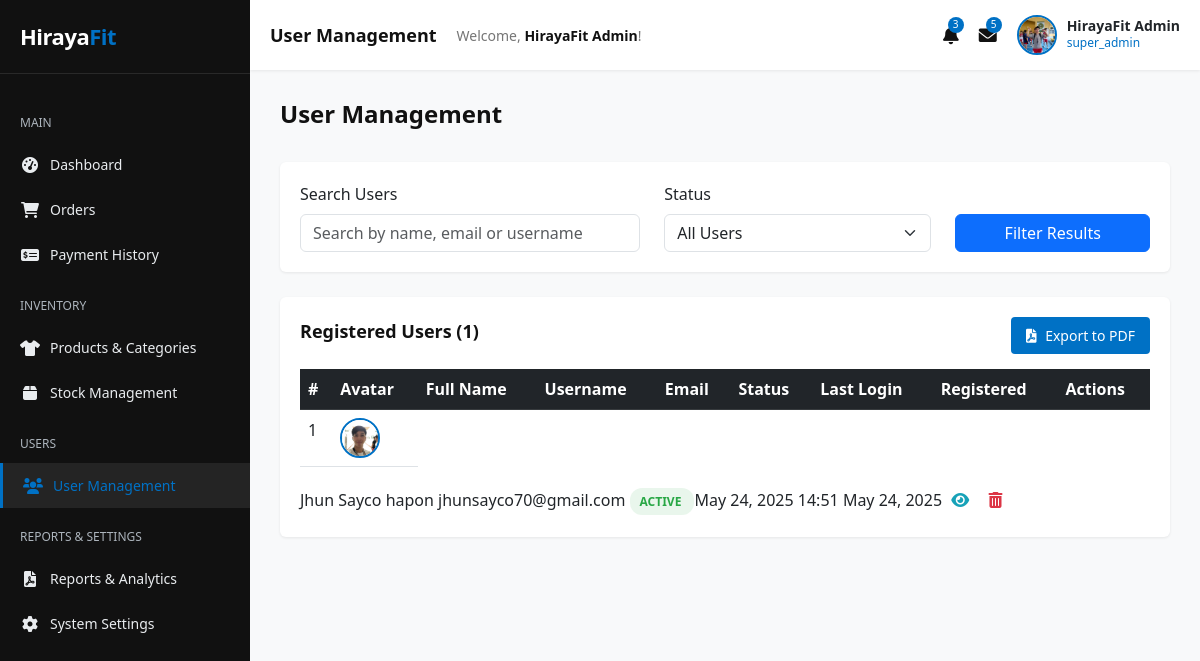
The page /us.php (signed in) on the database its author committed.
### tables this page shows
CREATE TABLE `users` (
  `id` int(11) NOT NULL,
  `fullname` varchar(100) NOT NULL,
  `email` varchar(100) NOT NULL,
  `username` varchar(50) NOT NULL,
  `password` varchar(255) NOT NULL,
  `address` text DEFAULT NULL,
  `phone` varchar(20) DEFAULT NULL,
  `profile_image` varchar(255) DEFAULT NULL,
  `is_active` tinyint(1) DEFAULT 0,
  `remember_token` varchar(64) DEFAULT NULL,
  `last_login` timestamp NULL DEFAULT NULL,
  `otp_code` varchar(6) DEFAULT NULL,
  `otp_purpose` enum('PASSWORD_RESET','EMAIL_VERIFICATION','LOGIN') DEFAULT NULL,
  `otp_created_at` timestamp NULL DEFAULT NULL,
  `otp_expires_at` timestamp NULL DEFAULT NULL,
  `otp_is_used` tinyint(1) DEFAULT 0,
  `created_at` timestamp NOT NULL DEFAULT current_timestamp(),
  `updated_at` timestamp NOT NULL DEFAULT current_timestamp() ON UPDATE current_timestamp()
);

### us.php (the view, shortened to what this page needs)
<?php
include 'db_connect.php';
$admin_id = $_SESSION['admin_id'];
$stmt = $conn->prepare("SELECT admin_id, username, fullname, email, profile_image, role FROM admins WHERE admin_id = ? AND is_active = TRUE");
$stmt->bind_param("i", $admin_id);
$stmt->execute();
$result = $stmt->get_result();
$admin = $result->fetch_assoc();
function getProfileImageUrl($profileImage) {
    if (!empty($profileImage) && file_exists("uploads/profiles/" . $profileImage)) {
        return "uploads/profiles/" . $profileImage;
    } else {
        return "assets/images/default-avatar.png";
    }
}
$profileImageUrl = getProfileImageUrl($admin['profile_image']);
$search = isset($_GET['search']) ? $_GET['search'] : '';
$status_filter = isset($_GET['status']) ? $_GET['status'] : 'all';
$limit = 10;
$page = isset($_GET['page']) ? (int)$_GET['page'] : 1;
$offset = ($page - 1) * $limit;
$count_sql = "SELECT COUNT(*) as total FROM users WHERE 1=1";
$count_stmt = $conn->prepare($count_sql);
$count_stmt->execute();
$count_result = $count_stmt->get_result();
$count_row = $count_result->fetch_assoc();
$total_records = $count_row['total'];
$sql = "SELECT id, fullname, email, username, is_active, last_login, created_at, profile_image FROM users WHERE 1=1";
$sql .= " ORDER BY created_at DESC LIMIT ? OFFSET ?";
$stmt = $conn->prepare($sql);
if (!empty($search) && $status_filter !== 'all') {
    $search_term = "%$search%";
    $is_active = ($status_filter === 'active') ? 1 : 0;
    $stmt->bind_param("sssidd", $search_term, $search_term, $search_term, $is_active, $limit, $offset);
} elseif (!empty($search)) {
    $search_term = "%$search%";
    $stmt->bind_param("sssdd", $search_term, $search_term, $search_term, $limit, $offset);
} elseif ($status_filter !== 'all') {
    $is_active = ($status_filter === 'active') ? 1 : 0;
    $stmt->bind_param("idd", $is_active, $limit, $offset);
} else {
    $stmt->bind_param("dd", $limit, $offset);
}
$stmt->execute();
$result = $stmt->get_result();
$users = [];
while ($row = $result->fetch_assoc()) {
    $users[] = $row;
}
?>
<!DOCTYPE html>
<html lang="en">
<head>
    <link href="https://cdnjs.cloudflare.com/ajax/libs/font-awesome/6.0.0-beta3/css/all.min.css" rel="stylesheet">
    <link href="https://cdnjs.cloudflare.com/ajax/libs/bootstrap/5.3.0/css/bootstrap.min.css" rel="stylesheet">
</head>
<body>
    <aside class="sidebar">
        <div class="sidebar-header">
            <a href="dashboard.php" class="sidebar-logo">Hiraya<span>Fit</span></a>
        </div>
        <div class="sidebar-menu">
            <div class="menu-title">MAIN</div>
            <a href="dashboard.php"><i class="fas fa-tachometer-alt"></i> Dashboard</a>
            <a href="orders.php"><i class="fas fa-shopping-cart"></i> Orders</a>
            <a href="payment-history.php"><i class="fas fa-money-check-alt"></i> Payment History</a>
            <div class="menu-title">INVENTORY</div>
            <a href="products.php"><i class="fas fa-tshirt"></i> Products & Categories</a>
            <a href="stock.php"><i class="fas fa-box"></i> Stock Management</a>
            <div class="menu-title">USERS</div>
            <a href="users.php" class="active"><i class="fas fa-users"></i> User Management</a>
            <div class="menu-title">REPORTS & SETTINGS</div>
            <a href="reports.php"><i class="fas fa-file-pdf"></i> Reports & Analytics</a>
            <a href="settings.php"><i class="fas fa-cog"></i> System Settings</a>
        </div>
    </aside>
    <div class="main-content">
        <nav class="top-navbar">
            <div class="nav-left">
                <span class="navbar-title">User Management</span>
                <div class="welcome-text">Welcome, <strong><?php echo htmlspecialchars($admin['fullname']); ?></strong>!</div>
            </div>
            <div class="navbar-actions">
                <a href="notifications.php" class="nav-link">
                    <i class="fas fa-bell"></i>
                    <span class="notification-count">3</span>
                </a>
                <a href="messages.php" class="nav-link">
                    <i class="fas fa-envelope"></i>
                    <span class="notification-count">5</span>
                </a>
                <div class="admin-dropdown" id="adminDropdown">
                    <div class="admin-profile">
                        <div class="admin-avatar-container">
                            <img src="<?php echo htmlspecialchars($profileImageUrl); ?>" alt="Admin" class="admin-avatar">
                        </div>
                        <div class="admin-info">
                            <span class="admin-name"><?php echo htmlspecialchars($admin['fullname']); ?></span>
                            <span class="admin-role"><?php echo htmlspecialchars($admin['role']); ?></span>
                        </div>
                    </div>
                </div>
            </div>
        </nav>
        <div class="dashboard-container">
            <div class="page-header">
                <h1 class="page-title">User Management</h1>
            </div>
            <div class="filter-box">
                <form method="GET" action="users.php" class="row align-items-end">
                    <div class="col-md-5 mb-3 mb-md-0">
                        <label for="search" class="form-label">Search Users</label>
                        <input type="text" class="form-control" id="search" name="search" placeholder="Search by name, email or username" value="<?php echo htmlspecialchars($search); ?>">
                    </div>
                    <div class="col-md-4 mb-3 mb-md-0">
                        <label for="status" class="form-label">Status</label>
                        <select class="form-select" id="status" name="status">
                            <option value="all" <?php echo $status_filter === 'all' ? 'selected' : ''; ?>>All Users</option>
                        </select>
                    </div>
                    <div class="col-md-3">
                        <button type="submit" class="btn btn-primary w-100">Filter Results</button>
                    </div>
                </form>
            </div>
            <div class="table-container">
                <div class="table-actions">
                    <h2 class="table-title">Registered Users (<?php echo $total_records; ?>)</h2>
                    <button id="exportPdfBtn" class="export-btn"><i class="fas fa-file-pdf"></i> Export to PDF</button>
                </div>
                <div class="table-responsive">
                    <table class="table table-hover" id="usersTable">
                        <thead class="table-dark">
                            <tr>
                                <th scope="col">#</th>
                                <th scope="col">Avatar</th>
                                <th scope="col">Full Name</th>
                                <th scope="col">Username</th>
                                <th scope="col">Email</th>
                                <th scope="col">Status</th>
                                <th scope="col">Last Login</th>
                                <th scope="col">Registered</th>
                                <th scope="col">Actions</th>
                            </tr>
                        </thead>
                        <tbody>
                            <?php
                            if (count($users) > 0) :
                                $counter = ($page - 1) * $limit + 1;
                                foreach ($users as $user) :
                                    $userImageUrl = getProfileImageUrl($user['profile_image']);
                            ?>
                                <tr>
                                    <td><?php echo $counter++; ?></td>
                                    <td>
                                        <img src="<?php echo htmlspecialchars($userImageUrl); ?>" alt="User" class="user-avatar">
                                    </td>
                                </tr>
                            <?php
                                endforeach;
                            else:
                            ?>
                                <tr>
                                    <td colspan="9" class="text-center py-4">No users found</td>
                                </tr>
                            <?php endif; ?>
            </div>
        </div>
    </div>
</body>
</html>
                                    <td><?php echo htmlspecialchars($user['fullname']); ?></td>
                                    <td><?php echo htmlspecialchars($user['username']); ?></td>
                                    <td><?php echo htmlspecialchars($user['email']); ?></td>
                                    <td>
                                        <span class="status-badge <?php echo $user['is_active'] ? 'status-active' : 'status-inactive'; ?>">
                                            <?php echo $user['is_active'] ? 'Active' : 'Inactive'; ?>
                                        </span>
                                    </td>
                                    <td><?php echo $user['last_login'] ? date('M d, Y H:i', strtotime($user['last_login'])) : 'Never'; ?></td>
                                    <td><?php echo date('M d, Y', strtotime($user['created_at'])); ?></td>
                                    <td>
                                        <button type="button" class="action-btn view-btn" data-bs-toggle="modal" data-bs-target="#viewUserModal"
                                            data-user-id="<?php echo $user['id']; ?>"
                                            data-fullname="<?php echo htmlspecialchars($user['fullname']); ?>"
                                            data-username="<?php echo htmlspecialchars($user['username']); ?>"
                                            data-email="<?php echo htmlspecialchars($user['email']); ?>"
                                            data-status="<?php echo $user['is_active'] ? 'Active' : 'Inactive'; ?>"
                                            data-last-login="<?php echo $user['last_login'] ? date('M d, Y H:i', strtotime($user['last_login'])) : 'Never'; ?>"
                                            data-created="<?php echo date('M d, Y', strtotime($user['created_at'])); ?>"
                                            data-image="<?php echo $userImageUrl; ?>">
                                            <i class="fas fa-eye"></i>
                                        </button>
                                        <button type="button" class="action-btn delete-btn" data-bs-toggle="modal" data-bs-target="#deleteUserModal"
                                            data-user-id="<?php echo $user['id']; ?>"
                                            data-fullname="<?php echo htmlspecialchars($user['fullname']); ?>">
                                            <i class="fas fa-trash-alt"></i>
                                        </button>
                                    </td>

### us.php (style rules this page uses)
:root { --primary: #111111; --secondary: #0071c5; --accent: #e5e5e5; --light: #ffffff; --dark: #111111; --grey: #767676; --sidebar-width: 250px; --danger: #dc3545; --success: #28a745; --warning: #ffc107; --info: #17a2b8; }
* { margin: 0; padding: 0; box-sizing: border-box; font-family: 'Segoe UI', Tahoma, Geneva, Verdana, sans-serif; }
body { background-color: #f8f9fa; display: flex; min-height: 100vh; }
.sidebar { width: var(--sidebar-width); background-color: var(--primary); color: white; position: fixed; height: 100vh; overflow-y: auto; transition: all 0.3s ease; z-index: 1000; }
.sidebar-header { padding: 20px; display: flex; align-items: center; justify-content: space-between; border-bottom: 1px solid rgba(255, 255, 255, 0.1); }
.sidebar-logo { font-size: 22px; font-weight: 700; color: var(--light); text-decoration: none; letter-spacing: -0.5px; }
.sidebar-logo span { color: var(--secondary); }
.sidebar-menu { padding: 20px 0; }
.menu-title { font-size: 12px; text-transform: uppercase; color: #adb5bd; padding: 10px 20px; margin-top: 10px; }
.sidebar-menu a { display: flex; align-items: center; color: #e9ecef; text-decoration: none; padding: 12px 20px; transition: all 0.3s ease; font-size: 14px; }
.sidebar-menu a.active { background-color: rgba(255, 255, 255, 0.08); border-left: 3px solid var(--secondary); color: var(--secondary); }
.sidebar-menu a i { margin-right: 10px; font-size: 16px; width: 20px; text-align: center; }
.main-content { flex: 1; margin-left: var(--sidebar-width); transition: all 0.3s ease; }
.top-navbar { background-color: white; box-shadow: 0 1px 3px rgba(0,0,0,0.08); padding: 15px 20px; display: flex; justify-content: space-between; align-items: center; position: sticky; top: 0; z-index: 100; }
.nav-left { display: flex; align-items: center; }
.navbar-title { font-weight: 600; color: var(--dark); font-size: 18px; margin-right: 20px; }
.welcome-text { font-size: 14px; color: var(--grey); }
.welcome-text strong { color: var(--dark); font-weight: 600; }
.navbar-actions { display: flex; align-items: center; }
.navbar-actions .nav-link { color: var(--dark); font-size: 18px; margin-right: 20px; position: relative; }
.notification-count { position: absolute; top: -5px; right: -5px; background-color: var(--secondary); color: white; border-radius: 50%; width: 16px; height: 16px; font-size: 10px; display: flex; justify-content: center; align-items: center; }
.admin-profile { display: flex; align-items: center; position: relative; cursor: pointer; }
.admin-avatar-container { position: relative; border-radius: 50%; width: 40px; height: 40px; overflow: hidden; border: 2px solid var(--secondary); margin-right: 10px; }
.admin-avatar { width: 100%; height: 100%; object-fit: cover; }
.admin-info { display: flex; flex-direction: column; }
.admin-name { font-weight: 600; font-size: 14px; display: block; line-height: 1.2; }
.admin-role { font-size: 12px; color: var(--secondary); display: block; }
.admin-dropdown { position: relative; }
.dashboard-container { padding: 30px; }
.page-header { display: flex; justify-content: space-between; align-items: center; margin-bottom: 25px; }
.page-title { font-size: 24px; font-weight: 600; color: var(--dark); }
.filter-box { background-color: white; border-radius: 6px; box-shadow: 0 1px 3px rgba(0,0,0,0.08); padding: 20px; margin-bottom: 25px; }
.table-container { background-color: white; border-radius: 6px; box-shadow: 0 1px 3px rgba(0,0,0,0.08); padding: 20px; margin-bottom: 25px; }
.table-actions { display: flex; justify-content: space-between; align-items: center; margin-bottom: 15px; }
.table-title { font-size: 18px; font-weight: 600; color: var(--dark); }
.export-btn { background-color: var(--secondary); border: none; color: white; padding: 8px 15px; border-radius: 4px; font-size: 14px; cursor: pointer; transition: all 0.3s ease; }
.export-btn i { margin-right: 5px; }
.status-badge { padding: 5px 10px; border-radius: 12px; font-size: 12px; font-weight: 600; text-transform: uppercase; }
.status-active { background-color: rgba(40, 167, 69, 0.1); color: var(--success); }
.action-btn { background: none; border: none; font-size: 16px; cursor: pointer; margin-right: 5px; padding: 5px; border-radius: 4px; transition: all 0.2s ease; }
.view-btn { color: var(--info); }
.delete-btn { color: var(--danger); }
.user-avatar { width: 40px; height: 40px; border-radius: 50%; object-fit: cover; border: 2px solid var(--secondary); }

### rows shown on the page
users: profile_image (picture), fullname "Jhun Sayco", username "hapon", email "jhunsayco70@gmail.com", last_login "May 24, 2025 14:51", created_at "May 24, 2025"

### other values the page prints
$admin['fullname'] "HirayaFit Admin"
$admin['role'] "super_admin"
$total_records "1"
